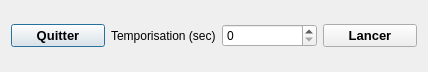
<?xml version="1.0" encoding="UTF-8"?>
<ui version="4.0">
 <class>Diaporama</class>
 <widget class="QDialog" name="Diaporama">
  <property name="geometry">
   <rect>
    <x>0</x>
    <y>0</y>
    <width>428</width>
    <height>72</height>
   </rect>
  </property>
  <property name="windowTitle">
   <string>Diaporama</string>
  </property>
  <layout class="QVBoxLayout" name="verticalLayout">
   <item>
    <layout class="QHBoxLayout" name="horizontalLayout">
     <item>
      <widget class="QPushButton" name="bt_quitter">
       <property name="font">
        <font>
         <pointsize>10</pointsize>
         <weight>75</weight>
         <bold>true</bold>
        </font>
       </property>
       <property name="text">
        <string>Quitter</string>
       </property>
      </widget>
     </item>
     <item>
      <widget class="QLabel" name="label_2">
       <property name="text">
        <string>Temporisation (sec)</string>
       </property>
      </widget>
     </item>
     <item>
      <widget class="QSpinBox" name="sb_tempo">
       <property name="sizePolicy">
        <sizepolicy hsizetype="Minimum" vsizetype="Fixed">
         <horstretch>0</horstretch>
         <verstretch>0</verstretch>
        </sizepolicy>
       </property>
       <property name="minimumSize">
        <size>
         <width>60</width>
         <height>0</height>
        </size>
       </property>
      </widget>
     </item>
     <item>
      <widget class="QPushButton" name="bt_go_stop">
       <property name="font">
        <font>
         <pointsize>10</pointsize>
         <weight>75</weight>
         <bold>true</bold>
        </font>
       </property>
       <property name="text">
        <string>Lancer</string>
       </property>
      </widget>
     </item>
    </layout>
   </item>
  </layout>
 </widget>
 <resources/>
 <connections/>
</ui>
